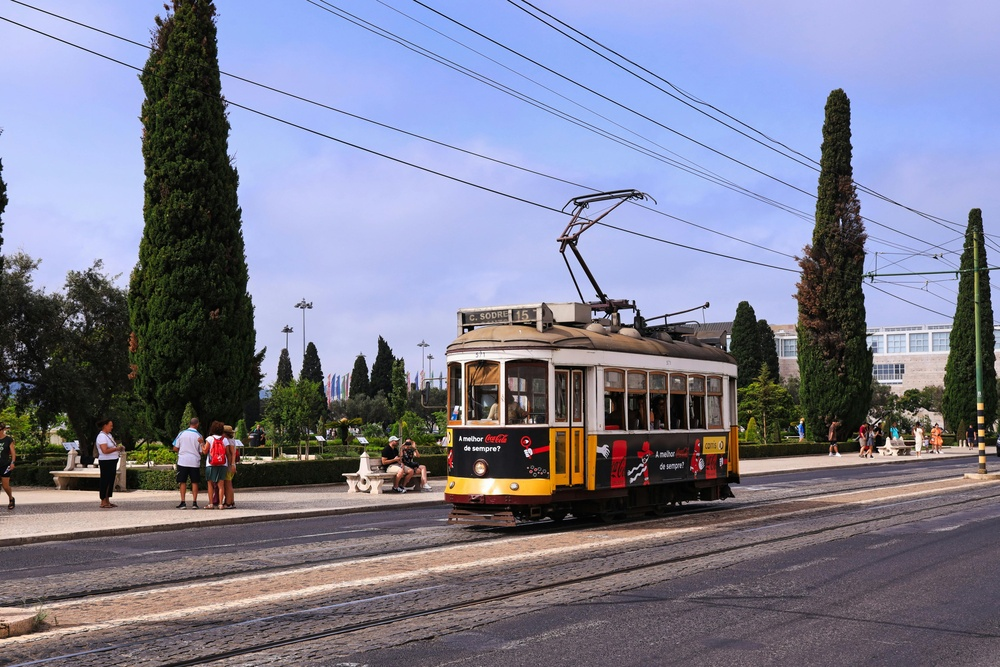
#> input picture sap machine learning course/deep_learning/opencv/pexels-hiteshchoudhary-18148937.jpg, 1000 x 667 px, shrunk from 5700 x 3800 before the run, found by its file name
$ jupyter execute cv_basic.ipynb
#> lines starting #> are read from the running program, lines starting #| are printed output that depends on the picture
[cell 1]
import cv2
import numpy as np
import matplotlib.pyplot as plt

[cell 2]
image = cv2.imread(r'/run/media/suyashk13/New Volume/Suyash/CodingPlatform/Learn AIML/sap machine learning course/deep_learning/opencv/pexels-hiteshchoudhary-18148937.jpg')
#> image is the input picture: shape (667, 1000, 3); mean B, G, R 145, 124.7, 124.1

[cell 3]
image

[cell 4]
t_lower = 50
t_upper = 150

[cell 5]
edge = cv2.Canny(image,t_lower,t_upper)
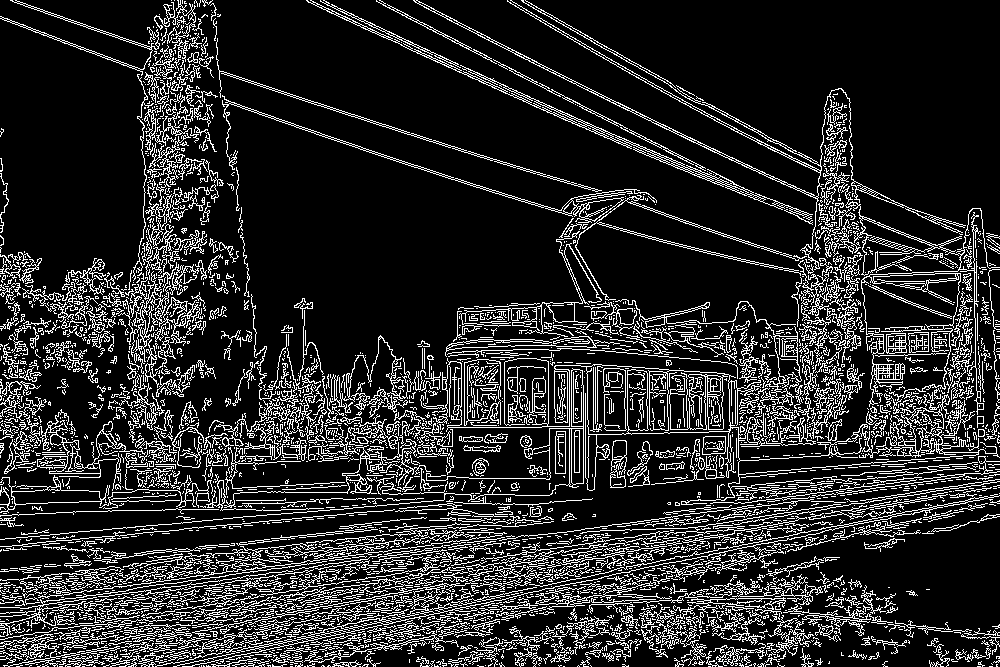
#> edge: shape (667, 1000); 16.4% white in thin lines or dots

[cell 6]
# cv2.imshow('original', image)
# cv2.imshow('edge', edge)

plt.imshow(image)
plt.imshow(edge)
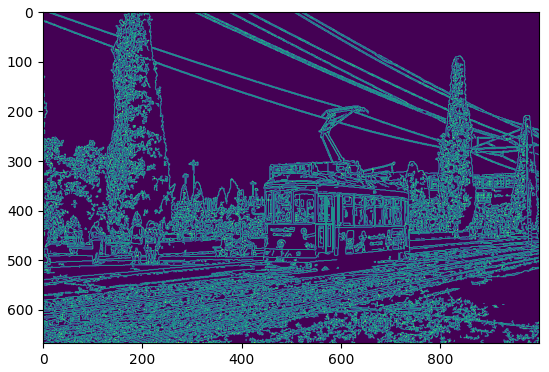
#> figure drawn by matplotlib, 1 panel; B, G, R data is drawn as R, G, B

[cell 7]
s = "hello w orl  d "

s.replace(" ", "")

[cell 8]
face_cascade = cv2.CascadeClassifier('haarcascade_frontalface_default.xml')

[cell 9]
img = cv2.imread('/run/media/suyashk13/New Volume/Suyash/CodingPlatform/Learn AIML/sap machine learning course/deep_learning/opencv/happybaby.jpg')
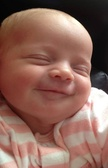
#> input picture sap machine learning course/deep_learning/opencv/happybaby.jpg, 108 x 168 px, shrunk from 616 x 960 before the run, found by its file name
#> img is the input picture: shape (168, 108, 3); mean B, G, R 90.2, 101.8, 139.9
img.shape
#> Out = (168, 108, 3)

[cell 10]
gray = cv2.cvtColor(img, cv2.COLOR_BGR2GRAY)
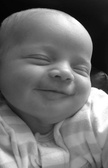
#> gray: shape (168, 108); min 1, max 255, mean 111.9

[cell 11]
gray

[cell 12]
faces = face_cascade.detectMultiScale(gray, 1.1, 4)
#> faces = ()
faces

[cell 13]
for (x,y,w,h) in faces:
    ROI = img[y:y+h, x:x+w]
    blur = cv2.GaussianBlur(ROI, (75,75), 0)
    img[y:y+h,x:x+w] = blur
    cv2.rectangle(img, (x,y), (x+w,y+h), (0,0,255),2)
#> this loop made 0 passes
